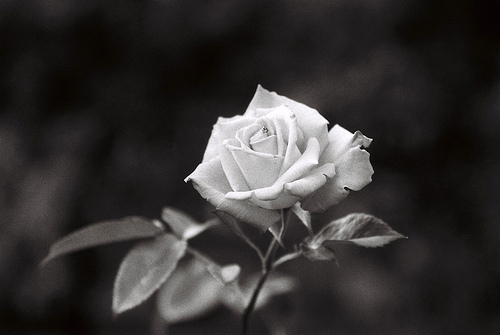
#> input picture sample/rose.jpg, 500 x 335 px
$ python reduce_warmess.py --input sample/rose.jpg
#> lines starting #> are read from the running program, lines starting #| are printed output that depends on the picture
import cv2
import argparse
import os
from scipy.interpolate import UnivariateSpline
import numpy as np

parser = argparse.ArgumentParser(description='reduce warmness')
parser.add_argument('--input', help='path to image')
args = parser.parse_args()

if args.input == None:
    print("Please give input image")
    print('Usage: $ python3 reduce_warmness.py --input inputImage.jpg')
    exit()

if os.path.isfile(args.input) == 0:
    print('Input file does not exist')

def create_LUT_8UC1(x, y):
    spl = UnivariateSpline(x, y)
    return spl(range(256))

incr_ch_lut = create_LUT_8UC1([0, 64, 128, 192, 256],
    [0, 70, 140, 210, 256])
# decr_ch_lut = create_LUT_8UC1([0, 64, 128, 192, 256],
#     [0, 30, 80, 120, 192])
decr_ch_lut = create_LUT_8UC1([0, 64, 128, 192, 256],
    [0, 50, 100, 160, 230])

img_bgr_in = cv2.imread(args.input);
#> img_bgr_in is the input picture: shape (335, 500, 3); mean B, G, R 49.1, 49.9, 52.4

c_b, c_g, c_r = cv2.split(img_bgr_in)
c_r = cv2.LUT(c_r, decr_ch_lut).astype(np.uint8)
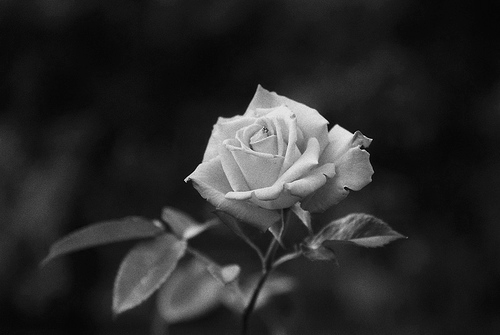
#> c_r: shape (335, 500); min 0, max 228, mean 41.4
c_b = cv2.LUT(c_b, incr_ch_lut).astype(np.uint8)
img_bgr_cold = cv2.merge((c_b, c_g, c_r))
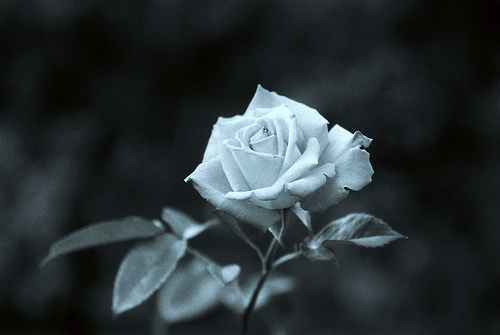
#> img_bgr_cold: shape (335, 500, 3); mean B, G, R 52, 49.9, 41.4

c_h, c_s, c_v = cv2.split(cv2.cvtColor(img_bgr_cold,
    cv2.COLOR_BGR2HSV))
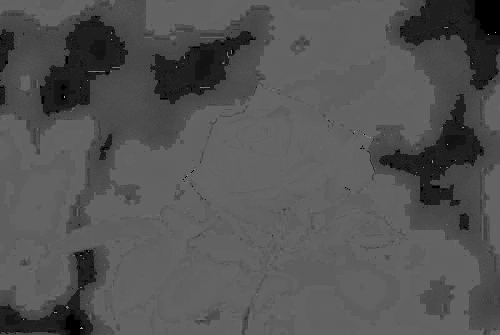
#> c_h: shape (335, 500); min 0, max 175, mean 83.3
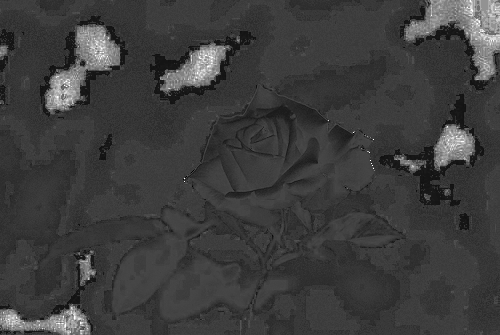
#> c_s: shape (335, 500); min 0, max 255, mean 61.1
c_s = cv2.LUT(c_s, decr_ch_lut).astype(np.uint8)
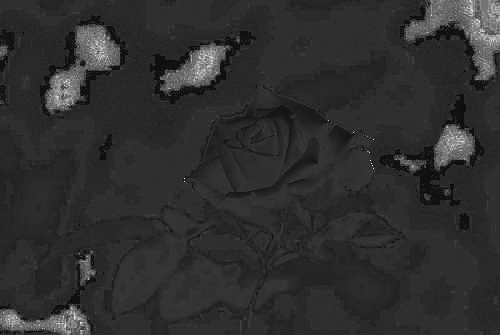
#> c_s: shape (335, 500); min 0, max 228, mean 47
img_bgr_cold = cv2.cvtColor(cv2.merge(
    (c_h, c_s, c_v)),
    cv2.COLOR_HSV2BGR)

#cv2.imshow("frame", img_bgr_cold)
cv2.imwrite("out_image.jpg", img_bgr_cold)
print('image saved as '+'ou_image')
